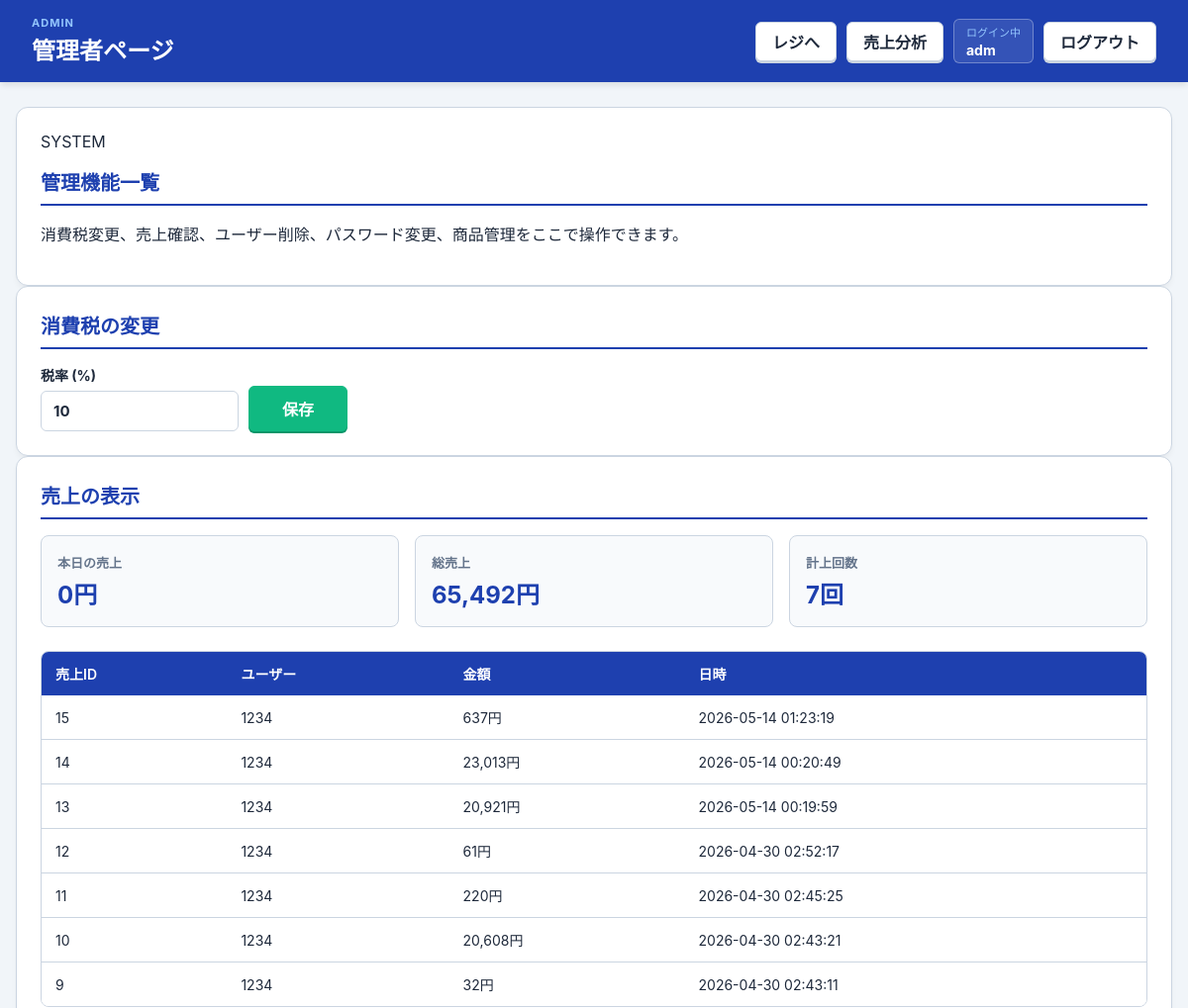
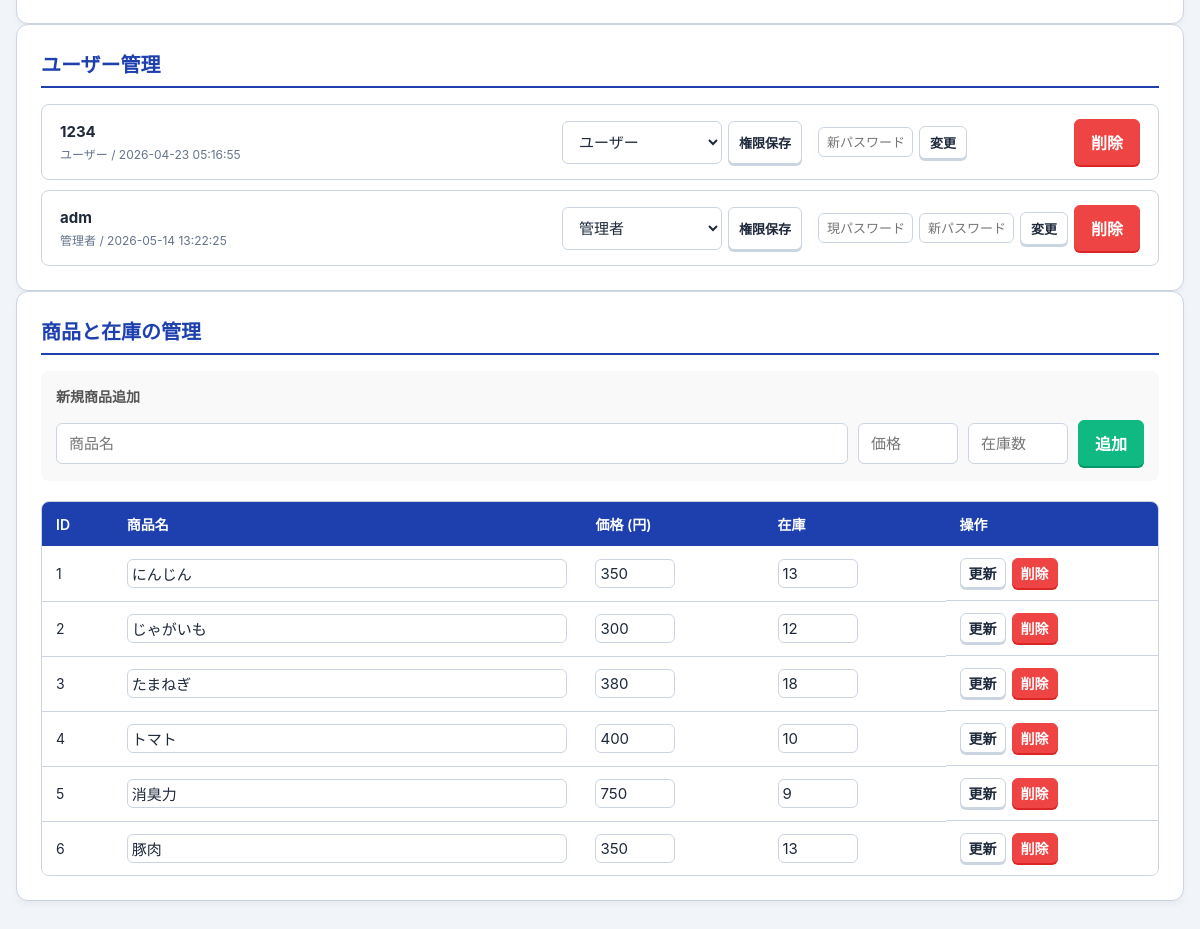
Screenshot of /admin_menu/admin_menu.php (signed in) with the database file from the repository (2 pictures, top to bottom).
### tables this page shows
CREATE TABLE `settings` (
  `key` varchar(50) NOT NULL,
  `value` varchar(255) NOT NULL
);

CREATE TABLE `sales` (
  `id` int(11) NOT NULL COMMENT '売上ID',
  `customer_id` int(11) NOT NULL COMMENT '顧客ID',
  `amount` double NOT NULL COMMENT '計上額',
  `created_at` timestamp NOT NULL DEFAULT current_timestamp() COMMENT '計上日時'
);

CREATE TABLE `users` (
  `id` int(11) NOT NULL,
  `user_id` varchar(50) NOT NULL COMMENT 'ログインID',
  `password_hash` varchar(255) NOT NULL COMMENT 'パスワードハッシュ',
  `role` tinyint(1) NOT NULL DEFAULT 0 COMMENT '権限（0:ユーザ、1:管理者）',
  `created_at` timestamp NOT NULL DEFAULT current_timestamp() COMMENT '登録日時'
);

CREATE TABLE `items` (
  `id` int(11) NOT NULL,
  `name` text NOT NULL,
  `price` int(11) NOT NULL,
  `stock` int(11) NOT NULL
);

### admin_menu/admin_menu.php (called while the page is built, shortened)
<?php
require_once __DIR__ . '/../db.php';
function h($value)
{
    return htmlspecialchars((string)$value, ENT_QUOTES, 'UTF-8');
}
function yen($value)
{
    return number_format((int)$value) . '円';
}
try {
    $pdo = getPdo();
    $taxRate = getTaxRate($pdo);
    $salesToday = (int)$pdo->query('SELECT COALESCE(SUM(amount), 0) FROM sales WHERE DATE(created_at) = CURDATE()')->fetchColumn();
    $salesAll = (int)$pdo->query('SELECT COALESCE(SUM(amount), 0) FROM sales')->fetchColumn();
    $salesCount = (int)$pdo->query('SELECT COUNT(*) FROM sales')->fetchColumn();
    $recentSales = $pdo->query('
        SELECT s.id, s.customer_id, s.amount, s.created_at, u.user_id AS customer_user_id
        FROM sales s
        LEFT JOIN users u ON u.id = s.customer_id
        ORDER BY created_at DESC
        LIMIT 20
    ')->fetchAll();
    $users = $pdo->query('SELECT id, user_id, role, created_at FROM users ORDER BY id')->fetchAll();
    $items = $pdo->query('SELECT id, name, price, stock FROM items ORDER BY id')->fetchAll();
} catch (PDOException $e) {
    $message = 'データベース処理でエラーが発生しました。';
    $messageType = 'error';
    $taxRate = 10;
    $salesToday = 0;
    $salesAll = 0;
    $salesCount = 0;
    $recentSales = [];
    $users = [];
    $items = [];
    error_log('管理者ページエラー: ' . $e->getMessage());
}
include __DIR__ . '/view.php';

### db.php (called while the page is built, shortened)
<?php
function getTaxRate(PDO $pdo)
{
    $stmt = $pdo->prepare("SELECT `value` FROM settings WHERE `key` = 'tax_rate'");
    $stmt->execute();
    $rate = $stmt->fetchColumn();
    return max(0, min(100, (float)$rate));
}

### admin_menu/view.php (the view, shortened to what this page needs)
<!DOCTYPE html>
<html lang="ja">
<head>
    <link rel="stylesheet" href="../style.css">
</head>
<body class="admin-page">
    <header class="app-header">
        <div>
            <p class="eyebrow">ADMIN</p>
            <h1>管理者ページ</h1>
        </div>
        <nav class="top-actions">
            <a href="../index.php">レジへ</a>
            <a href="../sales_view.php">売上分析</a> <div class="user-status">
                <span>ログイン中</span>
                <strong><?= h($_SESSION['login_user_id'] ?? '未ログイン') ?></strong>
            </div>
            <?php if (!isset($_SESSION['user_db_id'])): ?>
                <a href="../login.php">ログイン</a>
            <?php else: ?>
                <a href="../login.php?logout=1">ログアウト</a>
            <?php endif; ?>
        </nav>
    </header>
    <main class="admin-layout">
        <section class="admin-card hero-admin">
            <div>
                <p class="eyebrow">SYSTEM</p>
                <h2>管理機能一覧</h2>
                <p>消費税変更、売上確認、ユーザー削除、パスワード変更、商品管理をここで操作できます。</p>
            </div>
        </section>
        <section class="admin-card">
            <h2>消費税の変更</h2>
            <form method="post" class="inline-form">
                <label>
                    税率 (%)
                    <input type="number" name="tax_rate" value="<?= h($taxRate) ?>" min="0" max="100" step="0.1">
                </label>
                <button type="submit" class="primary-btn">保存</button>
            </form>
        </section>
        <section class="admin-card">
            <h2>売上の表示</h2>
            <div class="metric-grid">
                <div><span>本日の売上</span><strong><?= yen($salesToday) ?></strong></div>
                <div><span>総売上</span><strong><?= yen($salesAll) ?></strong></div>
                <div><span>計上回数</span><strong><?= h($salesCount) ?>回</strong></div>
            </div>
            <div class="table-wrap">
                <table>
                    <thead>
                        <tr>
                            <th>売上ID</th>
                            <th>ユーザー</th>
                            <th>金額</th>
                            <th>日時</th>
                        </tr>
                    </thead>
                    <tbody>
                        <?php foreach ($recentSales as $sale): ?>
                            <tr>
                                <td><?= h($sale['id']) ?></td>
                                <td><?= h($sale['customer_user_id'] ?? $sale['customer_id']) ?></td>
                                <td><?= yen($sale['amount']) ?></td>
                                <td><?= h($sale['created_at']) ?></td>
                            </tr>
                        <?php endforeach; ?>
                    </tbody>
                </table>
            </div>
        </section>
        <section class="admin-card">
            <h2>ユーザー管理</h2>
            <div class="user-list">
                <?php foreach ($users as $user): ?>
                    <div class="user-row">
                        <div>
                            <strong><?= h($user['user_id']) ?></strong>
                            <span><?= ((int)$user['role'] === 1) ? '管理者' : 'ユーザー' ?> / <?= h($user['created_at']) ?></span>
                        </div>
                        <form method="post" class="mini-form">
                            <select name="role">
                                <option value="0" <?= ((int)$user['role'] === 0) ? 'selected' : '' ?>>ユーザー</option>
                                <option value="1" <?= ((int)$user['role'] === 1) ? 'selected' : '' ?>>管理者</option>
                            </select>
                            <button type="submit">権限保存</button>
                        </form>
                        <form method="post" style="display: flex; gap: 6px; align-items: center;">
                            <?php if ($user['user_id'] === 'adm'): ?>
                                <input type="password" name="current_password" placeholder="現パスワード" required style="width: 95px; padding: 6px 8px; font-size: 13px;">
                            <?php endif; ?>
                            <input type="password" name="new_password" placeholder="新パスワード" required style="width: 95px; padding: 6px 8px; font-size: 13px;">
                            <button type="submit" style="padding: 6px 10px; font-size: 13px; white-space: nowrap;">変更</button>
                        </form>
                        <form method="post">
                            <button type="submit" class="danger-btn" onclick="return confirm('このユーザーを削除しますか？')">削除</button>
                        </form>
                    </div>
                <?php endforeach; ?>
            </div>
        </section>
        <section class="admin-card">
            <h2>商品と在庫の管理</h2>
            <div style="margin-bottom: 20px; padding: 15px; background: #f9f9f9; border-radius: 8px;">
                <h3 style="margin-top: 0; font-size: 14px; color: #555;">新規商品追加</h3>
                <form method="post" class="inline-form" style="display: flex; gap: 10px; align-items: center; flex-wrap: wrap;">
                    <input type="text" name="name" placeholder="商品名" required style="flex: 1; min-width: 150px;">
                    <input type="number" name="price" placeholder="価格" min="0" required style="width: 100px;">
                    <input type="number" name="stock" placeholder="在庫数" min="0" required style="width: 100px;">
                    <button type="submit" class="primary-btn">追加</button>
                </form>
            </div>
            <div class="table-wrap">
                <table>
                    <thead>
                        <tr>
                            <th>ID</th>
                            <th>商品名</th>
                            <th>価格 (円)</th>
                            <th>在庫</th>
                            <th>操作</th>
                        </tr>
                    </thead>
                    <tbody>
                        <?php foreach ($items as $item): ?>
                            <tr>
                                <td><?= h($item['id']) ?></td>
                                <td>
                                    <form method="post" id="form_update_item_<?= h($item['id']) ?>" style="margin: 0;">
                                        <input type="text" name="name" value="<?= h($item['name']) ?>" required style="width: 100%; box-sizing: border-box; padding: 4px;">
                                    </form>
                                </td>
                                <td>
                                    <input type="number" name="price" value="<?= h($item['price']) ?>" min="0" required form="form_update_item_<?= h($item['id']) ?>" style="width: 80px; padding: 4px;">
                                </td>
                                <td>
                                    <input type="number" name="stock" value="<?= h($item['stock']) ?>" min="0" required form="form_update_item_<?= h($item['id']) ?>" style="width: 80px; padding: 4px;">
                                </td>
                                <td style="display: flex; gap: 6px;">
                                    <button type="submit" form="form_update_item_<?= h($item['id']) ?>" style="padding: 4px 8px;">更新</button>
                                    <form method="post" style="margin: 0;">
                                        <button type="submit" class="danger-btn" style="padding: 4px 8px;" onclick="return confirm('「<?= h($item['name']) ?>」を本当に削除しますか？')">削除</button>
                                    </form>
                                </td>
                            </tr>
                        <?php endforeach; ?>
                    </tbody>
                </table>
            </div>
        </section>
    </main>
</body>
</html>

### rows the page displays
settings: tax_rate "10"
sales: id "15", users.user_id "1234", amount "637円", created_at "2026-05-14 01:23:19"
sales: id "14", users.user_id "1234", amount "23,013円", created_at "2026-05-14 00:20:49"
sales: id "13", users.user_id "1234", amount "20,921円", created_at "2026-05-14 00:19:59"
sales: id "12", users.user_id "1234", amount "61円", created_at "2026-04-30 02:52:17"
sales: id "11", users.user_id "1234", amount "220円", created_at "2026-04-30 02:45:25"
sales: id "10", users.user_id "1234", amount "20,608円", created_at "2026-04-30 02:43:21"
sales: id "9", users.user_id "1234", amount "32円", created_at "2026-04-30 02:43:11"
users: user "1234", shows "ユーザー", created_at "2026-04-23 05:16:55", role "ユーザー"
users: user "adm", shows "管理者", created_at "2026-05-14 13:22:25", role "管理者"
items: id "1", name "にんじん", price "350", stock "13"
items: id "2", name "じゃがいも", price "300", stock "12"
items: id "3", name "たまねぎ", price "380", stock "18"
items: id "4", name "トマト", price "400", stock "10"
items: id "5", name "消臭力", price "750", stock "9"
items: id "6", name "豚肉", price "350", stock "13"

### other values shown
$_SESSION['login_user_id'] "adm"
yen($salesToday) "0円"
yen($salesAll) "65,492円"
$salesCount "7"
